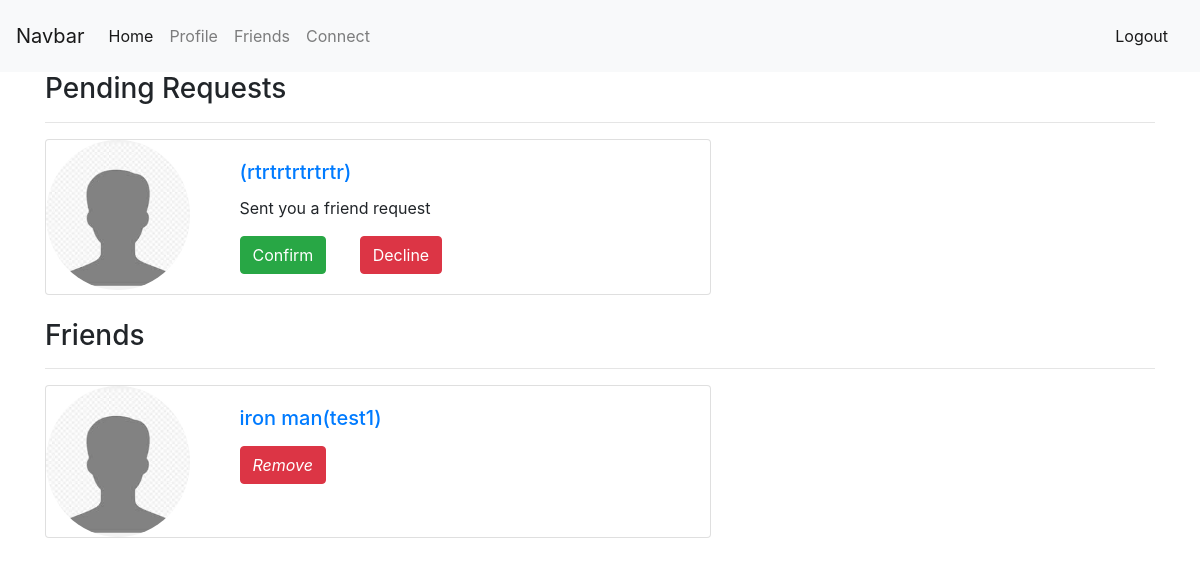
Screenshot of /profile/Friends/ (signed in) with the database file from the repository.
### profiles/models.py (models this page shows, shortened)
class Profile(models.Model):
	first_name  = models.CharField (max_length=200)
	last_name = models.CharField (max_length=200,blank=True)
	user = models.OneToOneField(User, on_delete=models.CASCADE)
	bio = models.TextField(max_length=300,blank=True)
	email = models.EmailField(max_length=200)
	country = models.CharField(max_length=50)
	avatar = models.ImageField(default='avatar.jfif',upload_to='avatars/')
	slug = models.SlugField(unique=True, blank=True)
	friends = models.ManyToManyField(User, blank=True, related_name='friends')
	created_at = models.DateField(auto_now_add=True)
	updated_at = models.DateField(auto_now=True)
	def __str__(self):
		return f"{self.first_name} {self.last_name}({self.user.username})"
	def get_all_friends(self):
		return self.friends.all()

### profiles/views.py (the view)
# urls.py: path('Friends/',profile_list_view, name='profile_list_view'),
@login_required
def profile_list_view(request):
	profile = Profile.objects.get(user=request.user)
	friends = []
	temp = profile.get_all_friends()
	for t in temp:
		friends.append(Profile.objects.get(user=t))
	pending = Relationship.objects.filter(receiver=profile, status='pending')
	friends_pending =list(map(lambda x: x.sender, pending))
	wating = Relationship.objects.filter(sender=profile, status='pending')
	wating_approval =list(map(lambda x: x.receiver, wating))
	all_profile = Profile.objects.all().exclude(user__in=temp).exclude(user=request.user)
	ctx = {
	'profile':profile,
	'all_profile': all_profile,
	'friends':friends,
	'friends_pending':friends_pending,
	'wating_approval':wating_approval
	}
	return render(request, 'profile/friends.html',ctx)

### templates/profile/friends.html (shortened to what this page needs)
{% extends "base.html" %}
{% block body %}
{% if friends_pending %}
<h3>Pending Requests</h3>
	<hr>
	{% for friend in friends_pending %}
		<div class="card" style="width: 60%;">
			<div class="row">
				<div class="col-sm-3">
					<a href="{% url 'profiles:profile_view' slug=friend.slug %}">
						<img class="card-img-top rounded-circle"
						src="{{friend.avatar.url}}" alt="Card image cap"></a>
				</div>
				<div class="col-sm-9">
					<div class="card-body">
						<a href="{% url 'profiles:profile_view' slug=friend.slug %}">
					    <h5 class="card-title">{{friend}}</h5></a>
					    <p class="card-text">Sent you a friend request</p>
					    <div class="row">
					    	<div class="col-sm-3">
					    	<form action="{% url 'profiles:confirm_friend' %}" method="POST">
	                            <button type="submit" class="btn btn-success">Confirm</button>
	                        </form>
						    </div>
						    <div class="col-sm-3">
							    <form action="{% url 'profiles:remove_friend' %}" method="POST">
		                            <button type="submit" class="btn btn-danger">Decline</button>
		                        </form>
	                        </div>
						</div>
					  </div>
				</div>
			</div>
		</div>
	{% endfor %}
{% endif %}
	<br>
	{% if friends %}
	<h3>Friends</h3>
	<hr>
	{% for friend in friends %}
		<div class="card" style="width: 60%;">
			<div class="row">
				<div class="col-sm-3">
					<a href="{% url 'profiles:profile_view' slug=friend.slug %}">
						<img class="card-img-top rounded-circle"
						src="{{friend.avatar.url}}" alt="Card image cap"></a>
				</div>
				<div class="col-sm-9">
					<div class="card-body">
						<a href="{% url 'profiles:profile_view' slug=friend.slug %}">
					    <h5 class="card-title">{{friend}}</h5></a>
					    <form action="{% url 'profiles:remove_friend' %}" method="POST">
                            <button type="submit" class="btn btn-danger"><i class="minus square icon">Remove</button>
                        </form>
					  </div>
				</div>
			</div>
		</div>
	{% endfor %}
	{% endif %}
	{% endblock body %}

### rows the page displays
Profile: avatar (placeholder picture), first_name+last_name+user "(rtrtrtrtrtrtr)"
Profile: avatar (picture), first_name+last_name+user "iron man(test1)"
